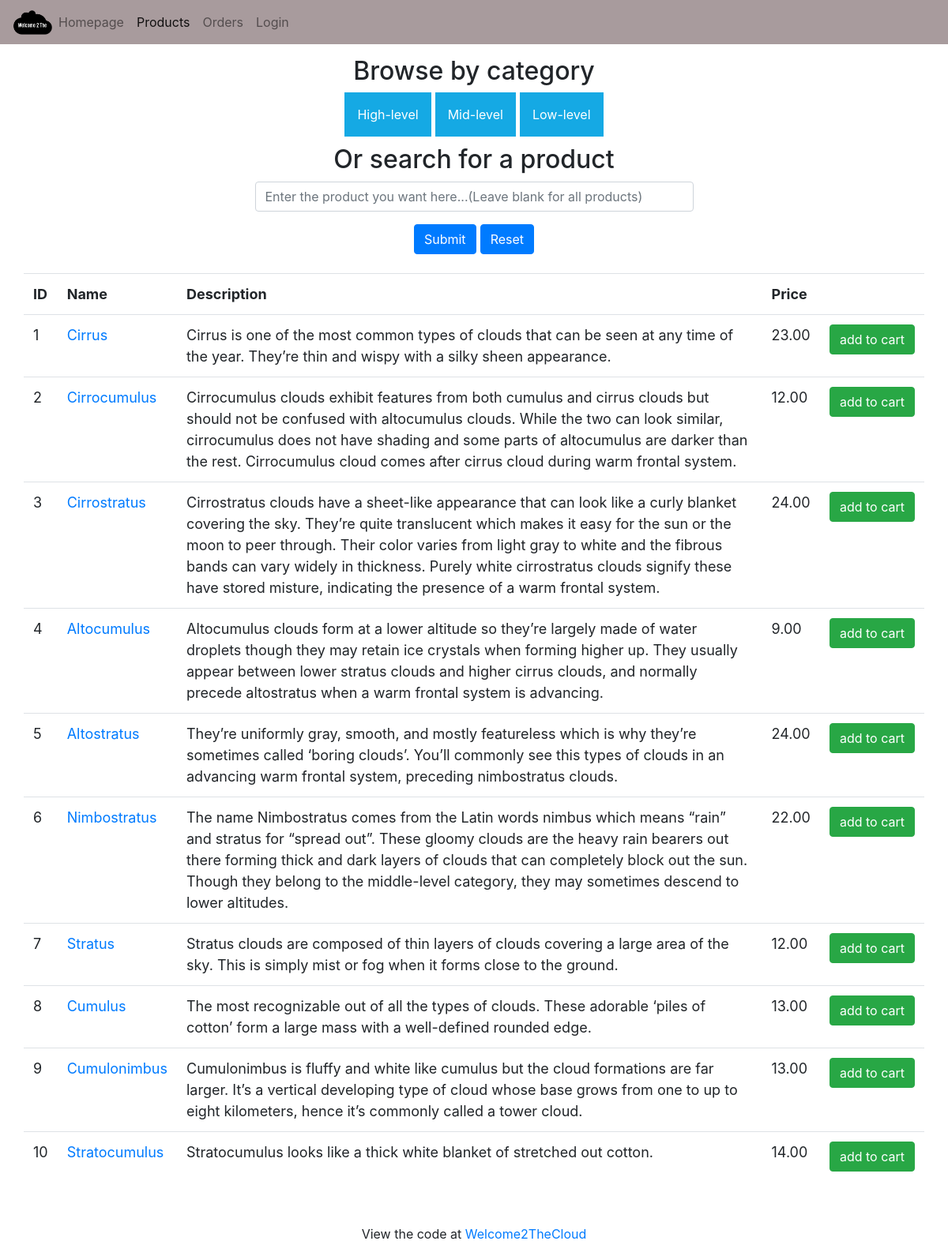
/listprod.php, run on the app's committed database.
### tables this page shows
CREATE TABLE category (
    categoryId          INT NOT NULL AUTO_INCREMENT,
    categoryName        VARCHAR(50),    
    PRIMARY KEY (categoryId)
);

CREATE TABLE product (
    productId           INT NOT NULL AUTO_INCREMENT,
    productName         VARCHAR(40),
    productPrice        DECIMAL(10,2),
    productImageURL     TEXT,
    productImage        LONGBLOB,
    productDesc         VARCHAR(1000),
    categoryId          INT,
    PRIMARY KEY (productId),
    FOREIGN KEY (categoryId) REFERENCES category(categoryId)
);

### listprod.php (the view, shortened to what this page needs)
<?php
	function getProducts($connection, $name) {
		if($name == "") {
			$query =  "SELECT * FROM product";
			$result = $connection-> query($query);
			return $result;
		}
		else {
			$query = $connection->prepare("SELECT * FROM product WHERE productName LIKE ?");
			$query->bind_param("s", $name);
			$query->execute();
			$result = $query->get_result();
			return $result;
		}
	}
	function getCats ($connection, $cat){
		$query = $connection->prepare("SELECT *
									   FROM product, category
									   WHERE product.categoryId = category.categoryId
									   AND categoryName = ?");
		$query->bind_param("s", $cat);
		$query->execute();
		$result = $query->get_result();
		return $result;
	}
	function displayCats(){
		$connection = createConnection();
		$query = $connection->prepare("SELECT categoryName FROM category");
		$query->execute();
		$result = $query->get_result();
		while($row = $result->fetch_assoc()){
			$cat = $row["categoryName"];
			$resultTwo = getCats($connection, $cat);
			echo '<link rel="stylesheet" href="listprod.css">
					<div class="dropdown">
						<button class="dropbtn">' . $cat . '</button>
							<div class="dropdown-content">';
							echo'</div></div>';
		}
	}
	function printTableProd(){
		if (isset($_GET['productName'])){
			$name = "%".$_GET['productName']."%";
		}
		else {
			$name = "";
		};
		$connection = createConnection();
		$result = getProducts($connection, $name);
		if ($result->num_rows > 0) {
    		while($row = $result->fetch_assoc()) {
				echo "<tr><td class='d-none d-sm-block'>" . $row["productId"] . "</td><td><a href='product.php?id= "
					. $row["productId"] . "'>" . $row["productName"] .
					"</a></td><td class='d-none d-sm-block'>" . $row["productDesc"] .
					"</td><td>" . $row["productPrice"] . "</td><td>" .
					"<a href='addcart.php?id= ".$row["productId"] . "&name=" .
					urlencode($row["productName"]) . "&price=".number_format($row["productPrice"],2).
					"'><button class='btn btn-success mb-1'>add to cart</button></a></td></tr>";
				}
			echo "</table>";
		}
		else {
			echo  "<tr><td>" . "0 results" .  "</td></tr>" ;
		}
	}
?>
<!DOCTYPE html>
<html>
<head>
	<link rel="stylesheet" href="shop.css">
	<link rel="stylesheet" href="https://maxcdn.bootstrapcdn.com/bootstrap/4.0.0/css/bootstrap.min.css"
>
	<link rel="stylesheet" href="https://cdnjs.cloudflare.com/ajax/libs/font-awesome/4.7.0/css/font-awesome.min.css">
</head>
<body>
	<nav class="navbar sticky-top navbar-expand-lg navbar-light">
		<img alt="Brand" src="images/Welcome2TheCloud.png" style="width: 50px">
		<div class="collapse navbar-collapse" id="navbarNav">
			<ul id="navbar-ul" class="navbar-nav">
				<li class="nav-item">
					<a class="nav-link" href="/">Homepage<span class="sr-only"></span></a>
				</li>
				<li class="nav-item active">
					<a class="nav-link" href="listprod.php">Products</a>
				</li>
				<li class="nav-item">
					<a class="nav-link" href="listorder.php">Orders</a>
				</li>
				<li class="nav-item">
					<a id="login-nav" class="nav-link" href="login.html">Login</a>
				</li>
			</ul>
		</div>
	</nav>
	<div class="container-fluid">
		<div class="row" id="Homepage">
			<div class="col-lg-16 col-md-16 col-sm-16" align="center">
				<div class="slide-content">
					<div class="col-lg-6 col-md-6 col-sm-16 col-xs-16" style="padding-top=10px; padding-bottom:10px;">
						<h2>Browse by category</h2>
						<?php
							displayCats();
						?>
					</div>
					<div class="col-lg-6 col-md-6 col-sm-16 col-xs-16 form-group">
						<form method="get" action="listprod.php">
						<h2> Or search for a product</h2>
							<div class="form-group">
								<input type="text"
									placeholder="Enter the product you want here...(Leave blank for all products)"
									class="form-control" name="productName">
							</div>
							<div class="form-group">
								<input type="submit" class="btn btn-primary mb-2" value="Submit">
								<input type="reset" class="btn btn-primary mb-2" value="Reset">
							</div>
						</form>
					</div>
					<div class="col-lg-12 col-md-12 col-sm-16">
						<table class="table">
							<tr>
								<th class="d-none d-sm-block">ID</th>
								<th>Name</th>
								<th class="d-none d-sm-block">Description</th>
								<th>Price</th>
								<th></th>
							<tr>
								<?php
								printTableProd();
							?>
					</div>
				</div>
			</div>
		</div>
	</div>
	<div>
		<footer class="container mt-12">
			<div class="row">
				<div class="col">
					<p class="text-center">View the code at <a
							href="https://github.com/Nathan-Nesbitt/Welcome2TheCloud">Welcome2TheCloud</a></p>
				</div>
			</div>
		</footer>
</body>

### shop.css (style rules this page uses)
* { margin: 0; padding: 0; box-sizing: border-box; }
.navbar { background-color: #a89b9d; }
.container { padding-top: 10px; }
.slide-content { padding: 15px; font-size: 18px; min-height: 100%; margin-bottom: 10px; }
.col-lg-12 { min-height: 100%; }
@media (min-width: 544px) { .container-fluid .row { min-height: 500px; } }

### listprod.css (style rules this page uses)
.dropbtn { background-color: rgb(21, 169, 228); color: white; padding: 16px; font-size: 16px; border: none; }
.dropdown { position: relative; display: inline-block; }

### data on the page
category: categoryName "High-level"
category: categoryName "Mid-level"
category: categoryName "Low-level"
product: productId "1", productName "Cirrus", productDesc "Cirrus is one of the most common types of clouds that can be seen at any time of the year. They’re thin and wispy with a silky sheen appearance.", productPrice "23.00"
product: productId "2", productName "Cirrocumulus", productDesc "Cirrocumulus clouds exhibit features from both cumulus and cirrus clouds but should not be confused with altocumulus clouds. While the two can look similar, cirrocumulus does not have shading and some parts of altocumulus are darker than the rest. Cirrocumulus cloud comes after cirrus cloud during warm frontal system.", productPrice "12.00"
product: productId "3", productName "Cirrostratus", productDesc "Cirrostratus clouds have a sheet-like appearance that can look like a curly blanket covering the sky. They’re quite translucent which makes it easy for the sun or the moon to peer through. Their color varies from light gray to white and the fibrous bands can vary widely in thickness. Purely white cirrostratus clouds signify these have stored misture, indicating the presence of a warm frontal system.", productPrice "24.00"
product: productId "4", productName "Altocumulus", productDesc "Altocumulus clouds form at a lower altitude so they’re largely made of water droplets though they may retain ice crystals when forming higher up. They usually appear between lower stratus clouds and higher cirrus clouds, and normally precede altostratus when a warm frontal system is advancing.", productPrice "9.00"
product: productId "5", productName "Altostratus", productDesc "They’re uniformly gray, smooth, and mostly featureless which is why they’re sometimes called ‘boring clouds’. You’ll commonly see this types of clouds in an advancing warm frontal system, preceding nimbostratus clouds.", productPrice "24.00"
product: productId "6", productName "Nimbostratus", productDesc "The name Nimbostratus comes from the Latin words nimbus which means “rain” and stratus for “spread out”. These gloomy clouds are the heavy rain bearers out there forming thick and dark layers of clouds that can completely block out the sun. Though they belong to the middle-level category, they may sometimes descend to lower altitudes.", productPrice "22.00"
product: productId "7", productName "Stratus", productDesc "Stratus clouds are composed of thin layers of clouds covering a large area of the sky. This is simply mist or fog when it forms close to the ground.", productPrice "12.00"
product: productId "8", productName "Cumulus", productDesc "The most recognizable out of all the types of clouds. These adorable ‘piles of cotton’ form a large mass with a well-defined rounded edge.", productPrice "13.00"
product: productId "9", productName "Cumulonimbus", productDesc "Cumulonimbus is fluffy and white like cumulus but the cloud formations are far larger. It’s a vertical developing type of cloud whose base grows from one to up to eight kilometers, hence it’s commonly called a tower cloud.", productPrice "13.00"
product: productId "10", productName "Stratocumulus", productDesc "Stratocumulus looks like a thick white blanket of stretched out cotton.", productPrice "14.00"
